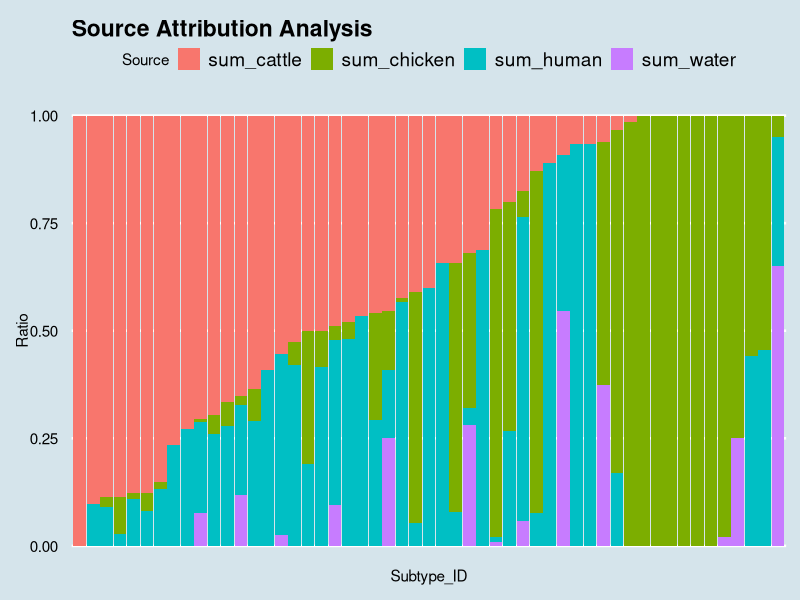
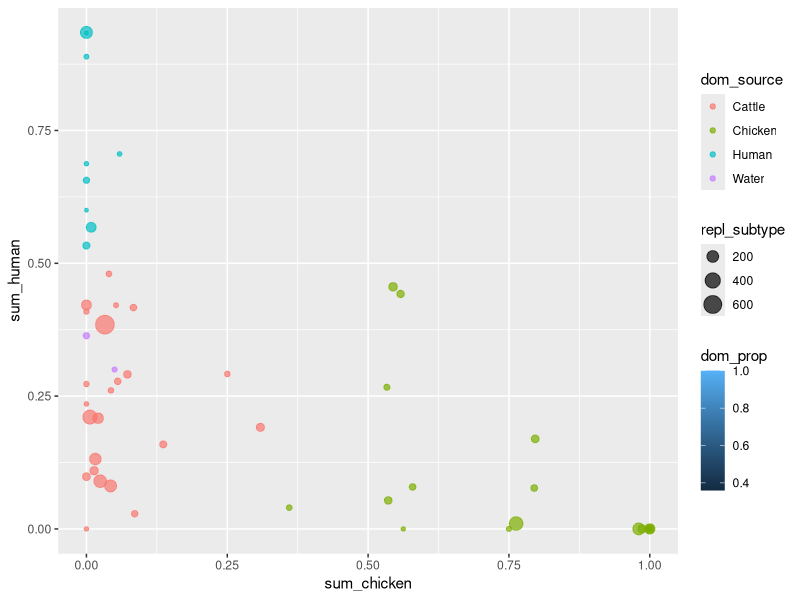

The R script that drew these images, in order:
# Source attribution for Campy Isolates
library(tidyverse)
library(ggthemes)

### Need to implement the 'here' library
# set a working directory (windows - maybe switch to check linux)
setwd("C:/Users/richa/Documents/R/source_attribution")

# read in the raw data file
### Change to readr function read_csv
data <- read_csv("source_attribution_data.csv")

# group by Subtype ID, then remove all subtypes where there are less
# than 5 samples. Create ratio columns using mutate()
data <- group_by(data, Subtype_ID) %>%
  mutate(subtype_count = n()) %>%
  filter(subtype_count > 14) %>%
  mutate(prop_chicken = 0, prop_human = 0,
         prop_cattle = 0, prop_water = 0)

# iterate through the data table and calculate the ratios for each
# source type. These are in the row for each sample (individual)
for (i in 1:nrow(data)) {
  if (data$Source[i] == "Chicken") {
    data$prop_chicken[i] = 1/data$subtype_count[i]
  } else if (data$Source[i] == "Human") {
    data$prop_human[i] = 1/data$subtype_count[i]
  } else if (data$Source[i] == "Cattle") {
    data$prop_cattle[i] = 1/data$subtype_count[i]
  } else if (data$Source[i] == "Water") {
    data$prop_water[i] = 1/data$subtype_count[i]
  } else {
    print("ERROR, row", i)
  }
}

# may need quick function to go through the source and select which is dominant
# and record the ratio --> no because then it's two things....

# get the unique Subtype.IDs and sum of the source ratios for each
data_summary <- summarize(data, unique(Subtype_ID), sum(prop_chicken),
                    sum(prop_human), sum(prop_cattle), 
                    sum(prop_water), mean(subtype_count)) %>%
  mutate(dom_source = 'string', dom_prop = 1)

data_summary <- data_summary %>%
  select(-Subtype_ID) %>%
  rename(Subtype_ID = `unique(Subtype_ID)`, sum_chicken = `sum(prop_chicken)`,
         sum_human = `sum(prop_human)`, sum_cattle = `sum(prop_cattle)`,
         sum_water = `sum(prop_water)`, repl_subtype = `mean(subtype_count)`)

# this feels pretty sloppy, look at more efficient max algorithm after
for (i in 1:nrow(data_summary)) {
  max = 0
  if (data_summary$sum_cattle[i] >= max) {
    max <- data_summary$sum_chicken[i]
    data_summary$dom_source[i] = "Chicken"
  }
  if (data_summary$sum_human[i] >= max) {
    max <- data_summary$sum_human[i]
    data_summary$dom_source[i] = "Human"
  } 
  if (data_summary$sum_cattle[i] >= max) {
    max <- data_summary$sum_cattle[i]
    data_summary$dom_source[i] = "Cattle"
  }
  if (data_summary$sum_water[i] >= max) {
    max <- data_summary$sum_water[i]
    data_summary$dom_source[i] = "Water"
  }
  data_summary$dom_prop[i] <- max
}

# sort according to chicken, human, cattle, then water
data_summary <- arrange(data_summary, desc(sum_cattle),
                  desc(sum_chicken),
                  desc(sum_human),
                  desc(sum_water))


# used as a guide during the data processing, not necessary in final code
# View(ggdata)

## Attempting to use pivot to format ggdata
source_prop <- pivot_longer(data_summary, starts_with('sum'),
                           names_to = "Source", values_to = "Ratio") %>%
  select(-dom_source, -dom_prop)

source_prop$Subtype_ID <- as.character(source_prop$Subtype_ID)

source_prop <- mutate(source_prop, Subtype_ID = factor(
  Subtype_ID, levels=unique(Subtype_ID)))

# barplot showing source attribution

g <- ggplot(source_prop, aes(x = Subtype_ID, y = Ratio, fill=Source)) +
  geom_bar(stat = "identity", width = 0.95) +
  ggtitle("Source Attribution Analysis") + 
  theme_economist() +
  theme(axis.text.x = element_blank(), axis.ticks.x = element_blank(),
        axis.line.x = element_blank())

g

# bubble chart

h <- ggplot(data_summary, aes(x = sum_chicken, y = sum_human,
                              size = repl_subtype, color = dom_source,
                              fill = dom_prop)) + 
  geom_point(alpha = 0.7)

h

write_csv(source_prop, path = 'source_prop.csv')
write_csv(data_summary, path = 'data_summary.csv')

